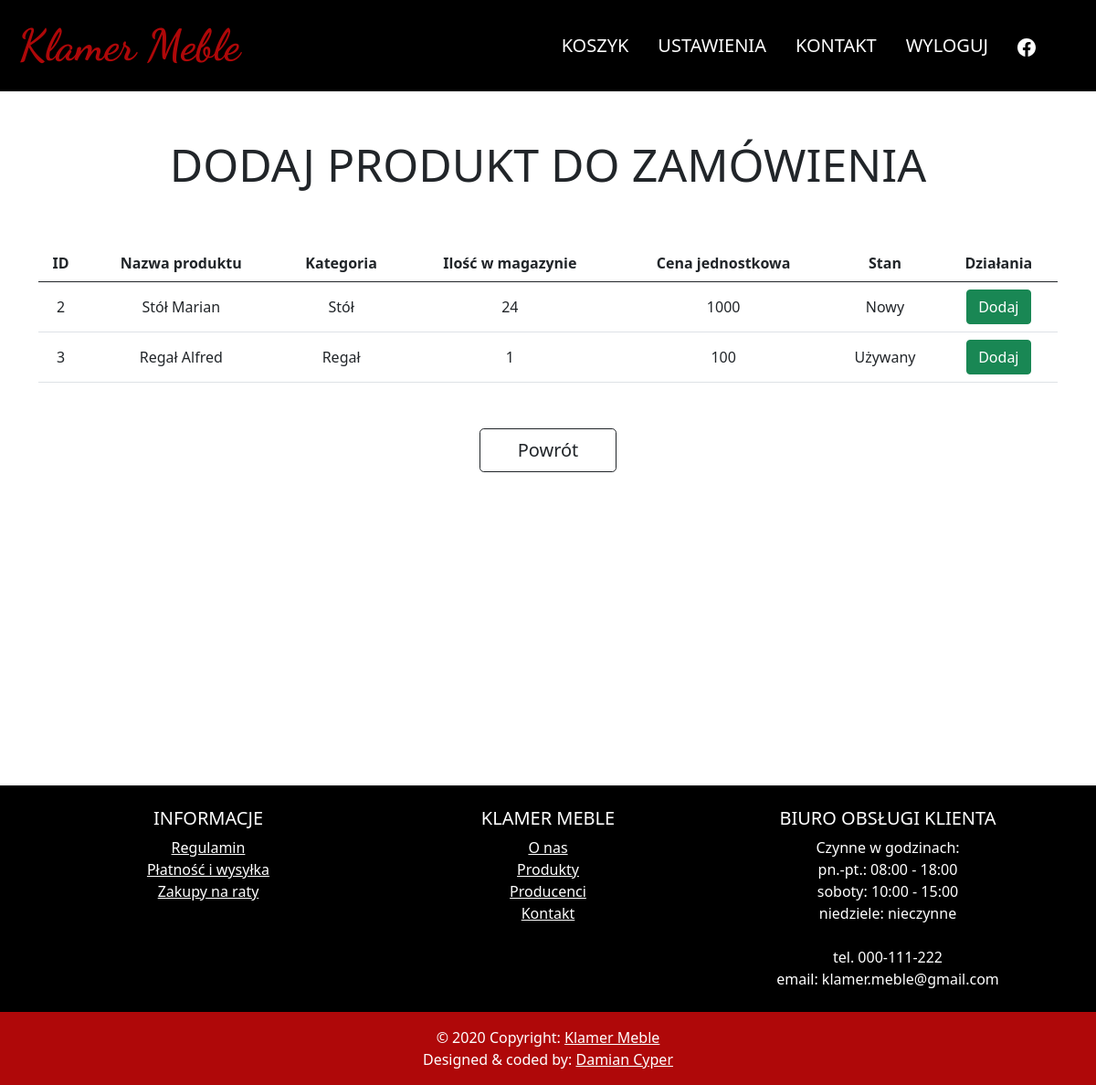
Page /settings/order_archive/edit/add/222222 (signed in) on the earlier database version.
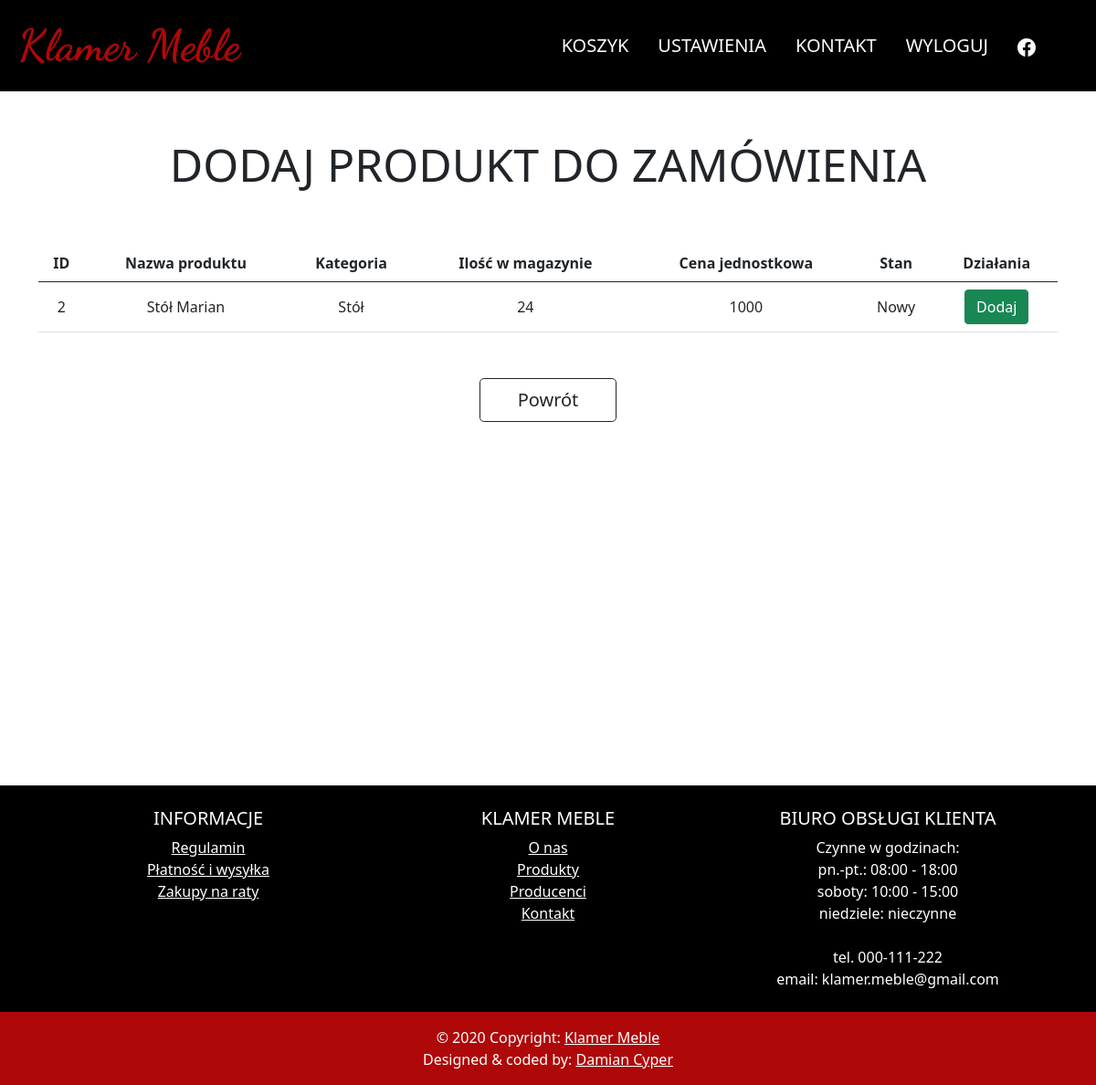
Same page on the later database version.
### store/models.py (models this page shows, shortened)
class Furniture(models.Model):
    name = models.CharField(max_length=255)
    type = models.ForeignKey(FurnitureType, on_delete=models.CASCADE)
    state = models.CharField(choices=STATE, default='new', max_length=20)
    price = models.IntegerField(default=200)
    origin = models.CharField(max_length=255)
    material = models.CharField(max_length=255)
    amount = models.IntegerField(default=0)
    description = models.TextField()
    warranty_time = models.IntegerField(default=0)
    discount = models.IntegerField(default=0)
    height = models.IntegerField()
    width = models.IntegerField()
    depth = models.IntegerField()

class FurnitureType(models.Model):
    name = models.CharField(max_length=255)
    def __str__(self):
        return str(self.name)

### store/views.py (the view)
# urls.py: path('settings/order_archive/edit/add/<str:pk>', staff_member_required(AddProductToOrder.as_view(template_name='order_edit_add.html')), name='order_edit_add'),
class AddProductToOrder(LoginRequiredMixin, generic.ListView):
    model = Furniture
    def get_queryset(self):
        furniture = super().get_queryset()
        order = Order.objects.get(order_nr=self.kwargs['pk'])
        id_list = []
        for p in order.products.all():
            id_list.append(p.product.id)
        furniture = furniture.exclude(id__in=id_list)
        return furniture
    def get_context_data(self, **kwargs):
        context = super().get_context_data(**kwargs)
        context['order_id'] = self.kwargs['pk']
        return context

### store/templates/order_edit_add.html
{% extends 'navMenu.html' %}
{% block additional %}
    {% load static %}
    <link href="{% static 'store/archive_orders.css' %}" rel="stylesheet">
{% endblock %}
{% block main %}
    <div class="container">
        <h3>Dodaj produkt do zamówienia</h3>
    </div>
    <div class="container" style="min-height: 74vh; margin: 0 auto;">
        <div id="actual">
            <table class="table align-middle">
              <thead style="text-align: center;">
                  <tr>
                      <th>ID</th>
                      <th>Nazwa produktu</th>
                      <th>Kategoria</th>
                      <th>Ilość w magazynie</th>
                      <th>Cena jednostkowa</th>
                      <th>Stan</th>
                      <th>Działania</th>
                  </tr>
              </thead>
              <tbody>
                  {% for product in object_list %}
                    {% if product.amount > 0 %}
                    <tr>
                        <td>{{product.id}}</td>
                        <td>{{product.name}}</td>
                        <td>{{product.type}}</td>
                        <td>{{product.amount}}</td>
                        <td>{{product.price}}</td>
                        <td>
                            {% if product.state == 'new' %}
                                Nowy
                            {% else %}
                                Używany
                            {% endif %}
                        </td>
                        <td id="add_td">
                            <a id="add" onclick="check()" class="btn btn-success" href="{% url 'add_to_order' order_id product.id %}">Dodaj</a>
                        </td>
                    </tr>
                  {% endif %}
                  {% endfor %}
              </tbody>
            </table>
        </div>
        <a type="button" class="btn btn-lg btn-outline-dark" href="/settings/order_archive/edit/{{order_id}}" id="go_back">Powrót</a>
    </div>
{% endblock %}

Differences in the rows shown:
no longer on this page (row edited): Furniture: id "3", name "Regał Alfred", type "Regał", amount "1", price "100", state "Używany"
